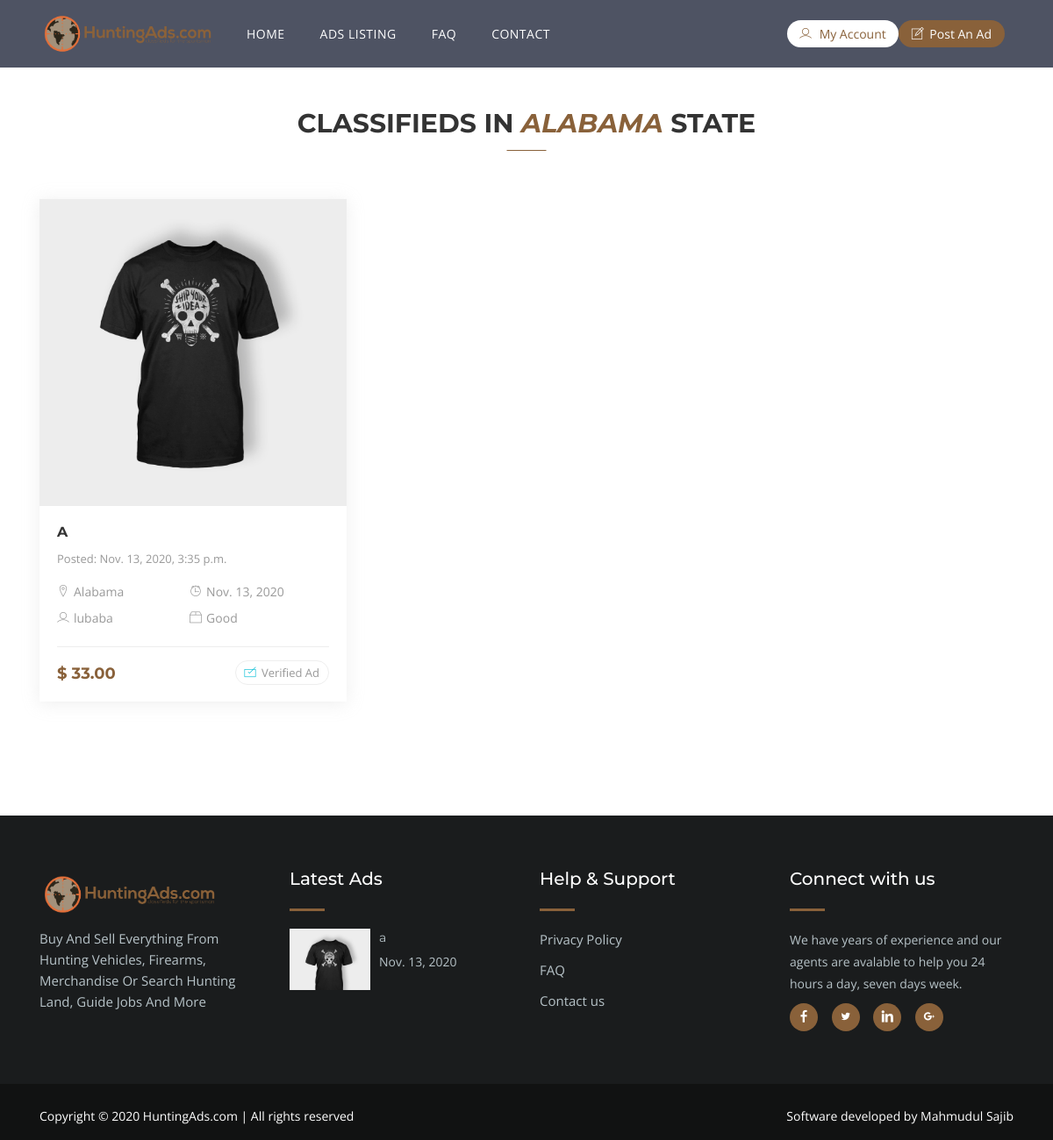
/state/alabama/, run on the app's committed database.
### ads/models.py (models this page shows, shortened)
class State(models.Model):
    state_name = models.CharField(max_length=100)
    slug = models.SlugField(blank=True, null=True)
    class Meta:
        verbose_name_plural = "States"
    def __str__(self):
        return self.state_name

class AdsImages(models.Model):
    ads = models.ForeignKey(Ads, on_delete=models.CASCADE)
    image = models.ImageField(upload_to='uploads/%Y/%m/%d', default=None)
    class Meta:
        verbose_name_plural = 'Classified Ads Images'

class Ads(models.Model):
    CONDITION = (
        ('Excellent', 'Excellent'),
        ('Good', 'Good'),
        ('Fair', 'Fair'),
    )
    author = models.ForeignKey(Author, on_delete=models.CASCADE, null=True)
    title = models.CharField(max_length=200)
    description = RichTextField()
    price = models.DecimalField(max_digits=8, decimal_places=2)
    date_created = models.DateTimeField(auto_now_add=True)
    state = models.ForeignKey('State', on_delete=models.CASCADE, null=True)
    city = models.ForeignKey('City', on_delete=models.CASCADE, null=True)
    category = models.ForeignKey('Category', on_delete=models.CASCADE, null=True)
    condition = models.CharField(max_length=100, choices=CONDITION)
    brand = models.CharField(max_length=200)
    phone = models.CharField(max_length=50)
    video = EmbedVideoField(null=True, blank=True)
    is_featured = models.BooleanField(default=False)
    is_active = models.BooleanField(default=False)
    class Meta:
        verbose_name_plural = "Classified Ads"

class Author(models.Model):
    user = models.OneToOneField(User, on_delete = models.CASCADE)
    profile_pic = models.ImageField(default="default-profile-pic.png", upload_to='uploads/profile-pictures', null=True)
    def __str__(self):
        return self.user.username

### ads/views.py (the view)
# urls.py: path('state/<slug:slug>/', views.ads_state_archive, name='state-archive'),
def ads_state_archive(request, slug):
    state = get_object_or_404(State, slug=slug)
    ads_by_state = Ads.objects.filter(state=state)
    context = {
        'state' : state,
        'ads_by_state' : ads_by_state
    }
    return render(request, 'ads/state-archive.html', context)

### pages/context_processors.py (called while the page is built)
def footer_recent_ads(request):
    ads = Ads.objects.filter(is_active=True).order_by('-date_created')[0:2]
    return {
        'footer_recent_ads' : ads
    }

### ads/templates/ads/state-archive.html
{% extends "base.html" %}
{% load static %}
{% block content %}
<section class="featured section-padding">
  <div class="container">
    <h1 class="section-title">Classifieds in <span class="focus-keyword">{{ state.state_name }}</span> state</h1>
    <div class="row">
      {% if ads_by_state %}
      {% for ads in ads_by_state %}
        <div class="col-xs-6 col-sm-6 col-md-6 col-lg-4">
          <div class="featured-box">
            <figure>
              <a href="{% url 'ads-detail' ads.id %}">
                  {% for img in ads.adsimages_set.all %}
                  {% if forloop.first %}
                      <img class="img-fluid" src="{{ img.image.url }}" alt="">
                  {% endif %}
                  {% endfor %}
              </a>
            </figure>
            <div class="feature-content">
              <h4><a href="{% url 'ads-detail' ads.id %}">{{ ads.title}}</a></h4>
              <span>Posted: {{ ads.date_created}}</span>
              <ul class="address">
                <li>
                  <i class="lni-map-marker"></i>{{ ads.state}}
                </li>
                <li>
                  <i class="lni-alarm-clock"></i>{{ ads.date_created | date}}
                </li>
                <li>
                  <i class="lni-user"></i>{{ ads.author }}
                </li>
                <li>
                  <i class="lni-package"></i>{{ ads.condition }}
                </li>
              </ul>
              <div class="listing-bottom">
                <h3 class="price float-left">$ {{ ads.price }}</h3>
                <p class="btn-verified float-right"><i class="lni-check-box"></i> Verified
                  Ad</p>
              </div>
            </div>
          </div>
        </div>
      {% endfor %}
      {% else %}
        <div class="container">
          <div class="col-lg-12">
            <h4 class="text-center">Sorry! We didn't find any Classified in this Category</h4>
          </div>
        </div>
      {% endif %}
    </div>
  </div>
</section>
{% endblock content %}

### templates/footer.html (shortened to what this page needs)
{% load static %}
<footer>
    <section class="footer-Content">
      <div class="container">
        <div class="row">
          <div class="col-lg-3 col-md-6 col-sm-6 col-xs-6 col-mb-12">
            <div class="widget">
              <h3 class="footer-logo"><img src="{% static 'images/site-logo.png' %}" alt=""></h3>
              <div class="textwidget">
                <p>Buy And Sell Everything From Hunting Vehicles, Firearms, Merchandise
                  Or Search Hunting Land, Guide Jobs And More</p>
              </div>
            </div>
          </div>
          <div class="col-lg-3 col-md-6 col-sm-6 col-xs-6 col-mb-12">
            <div class="widget">
              <h3 class="block-title">Latest Ads</h3>
              <ul class="media-content-list">
                <li>
                  {% for ad in footer_recent_ads %}
                  <div class="media-left">
                    {% for img in ad.adsimages_set.all %}
                    <img class="img-fluid" src="{{ img.image.url }}" alt="">
                    {% endfor %}
                  </div>
                  <div class="media-body">
                    <h4 class="post-title"><a href="{% url 'ads-detail' ad.id %}">{{ ad.title }}</a></h4>
                    <span class="date">{{ ad.date_created|date }}</span>
                  </div>
                </li>
                {% endfor %}
              </ul>
            </div>
          </div>
          <div class="col-lg-3 col-md-6 col-sm-6 col-xs-6 col-mb-12">
            <div class="widget">
              <h3 class="block-title">Help & Support</h3>
              <ul class="menu">
                <li><a href="{% url 'terms-of-service' %}">Privacy Policy</a></li>
                <li><a href="{% url 'faq' %}">FAQ</a></li>
                <li><a href="{% url 'contact' %}">Contact us</a></li>
              </ul>
            </div>
          </div>
          <div class="col-lg-3 col-md-6 col-sm-6 col-xs-6 col-mb-12">
            <div class="widget">
              <h3 class="block-title">Connect with us</h3>
              <p class="text-sub">We have years of experience and our agents are avalable to help you 24 hours a day, seven days week.</p>
              <ul class="footer-social">
                <li><a class="facebook" target="blank" href="https://www.facebook.com/"><i class="lni-facebook-filled"></i></a></li>
                <li><a class="twitter" target="blank" href="https://www.twitter.com/"><i class="lni-twitter-filled"></i></a></li>
                <li><a class="linkedin" target="blank" href="https://www.linkedin.com/"><i class="lni-linkedin-fill"></i></a></li>
                <li><a class="google-plus" target="blank" href="https://www.google.com/"><i class="lni-google-plus"></i></a></li>
              </ul>
            </div>
          </div>
        </div>
      </div>
    </section>
    <div id="copyright">
      <div class="container">
        <div class="row">
          <div class="col-md-12">
            <div class="site-info float-left">
              <p>Copyright &copy; {% now "Y" %} HuntingAds.com | All rights reserved </p>
            </div>
            <div class="float-right">
              <p>Software developed by <a href="https://github.com/mahmud-sajib"  target="blank">Mahmudul Sajib</a></p>
            </div>
          </div>
        </div>
      </div>
    </div>
  </footer>
</body>
</html>

### data on the page
State: state_name "ALABAMA"
Ads: title "A", date_created "Nov. 13, 2020, 3:35 p.m.", state "Alabama", date_created "Nov. 13, 2020", author "lubaba", condition "Good", price "33.00", title "a"
AdsImages: image (picture)
